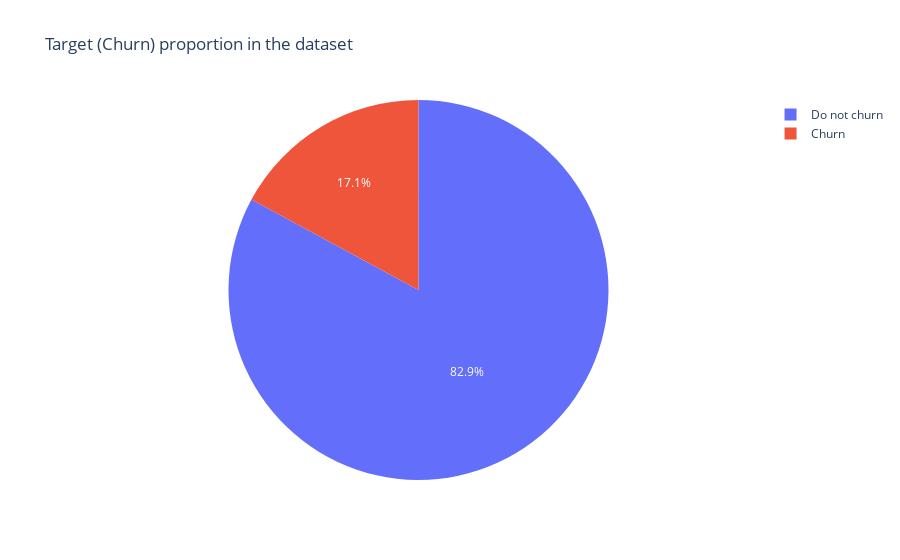

Notebook code cell kept with this figure:
### Code cell
labels = ['Do not churn', 'Churn']
fig = go.Figure(data = [go.Pie(labels = labels, values = a['Proportion'], insidetextfont =  {'color' : 'white'})])
fig.update_layout(title_text = 'Target (Churn) proportion in the dataset')
fig.show()

### Figure 1 — Plotly figure (JSON) as saved in the notebook; plotly's stock layout.template omitted (floating-point values rounded to 4 significant figures)
{"data": [{"insidetextfont": {"color": "white"}, "labels": ["Do not churn", "Churn"], "type": "pie", "values": [0.829, 0.171]}], "layout": {"title": {"text": "Target (Churn) proportion in the dataset"}}}
